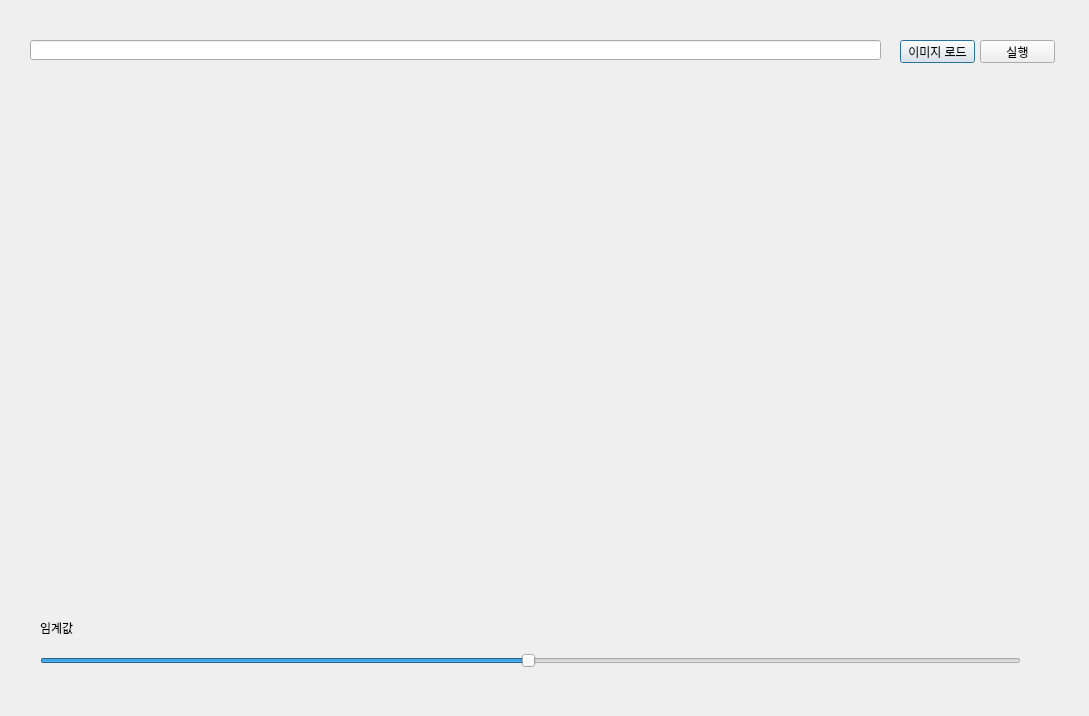
<?xml version="1.0" encoding="UTF-8"?>
<ui version="4.0">
 <class>Dialog</class>
 <widget class="QDialog" name="Dialog">
  <property name="geometry">
   <rect>
    <x>0</x>
    <y>0</y>
    <width>1089</width>
    <height>716</height>
   </rect>
  </property>
  <property name="windowTitle">
   <string>Dialog</string>
  </property>
  <widget class="QPushButton" name="loadBtn">
   <property name="geometry">
    <rect>
     <x>900</x>
     <y>40</y>
     <width>75</width>
     <height>23</height>
    </rect>
   </property>
   <property name="text">
    <string>이미지 로드</string>
   </property>
  </widget>
  <widget class="QPushButton" name="procBtn">
   <property name="geometry">
    <rect>
     <x>980</x>
     <y>40</y>
     <width>75</width>
     <height>23</height>
    </rect>
   </property>
   <property name="text">
    <string>실행</string>
   </property>
  </widget>
  <widget class="QLabel" name="imgSrc">
   <property name="geometry">
    <rect>
     <x>30</x>
     <y>90</y>
     <width>500</width>
     <height>500</height>
    </rect>
   </property>
   <property name="text">
    <string/>
   </property>
  </widget>
  <widget class="QLabel" name="imgDst">
   <property name="geometry">
    <rect>
     <x>560</x>
     <y>90</y>
     <width>500</width>
     <height>500</height>
    </rect>
   </property>
   <property name="text">
    <string/>
   </property>
  </widget>
  <widget class="QLineEdit" name="filePath">
   <property name="geometry">
    <rect>
     <x>30</x>
     <y>40</y>
     <width>851</width>
     <height>20</height>
    </rect>
   </property>
  </widget>
  <widget class="QSlider" name="hSlider">
   <property name="geometry">
    <rect>
     <x>40</x>
     <y>650</y>
     <width>981</width>
     <height>22</height>
    </rect>
   </property>
   <property name="maximum">
    <number>255</number>
   </property>
   <property name="pageStep">
    <number>10</number>
   </property>
   <property name="value">
    <number>127</number>
   </property>
   <property name="orientation">
    <enum>Qt::Horizontal</enum>
   </property>
  </widget>
  <widget class="QLabel" name="label_threshold">
   <property name="geometry">
    <rect>
     <x>40</x>
     <y>620</y>
     <width>121</width>
     <height>16</height>
    </rect>
   </property>
   <property name="text">
    <string>임계값</string>
   </property>
  </widget>
 </widget>
 <resources/>
 <connections/>
</ui>
